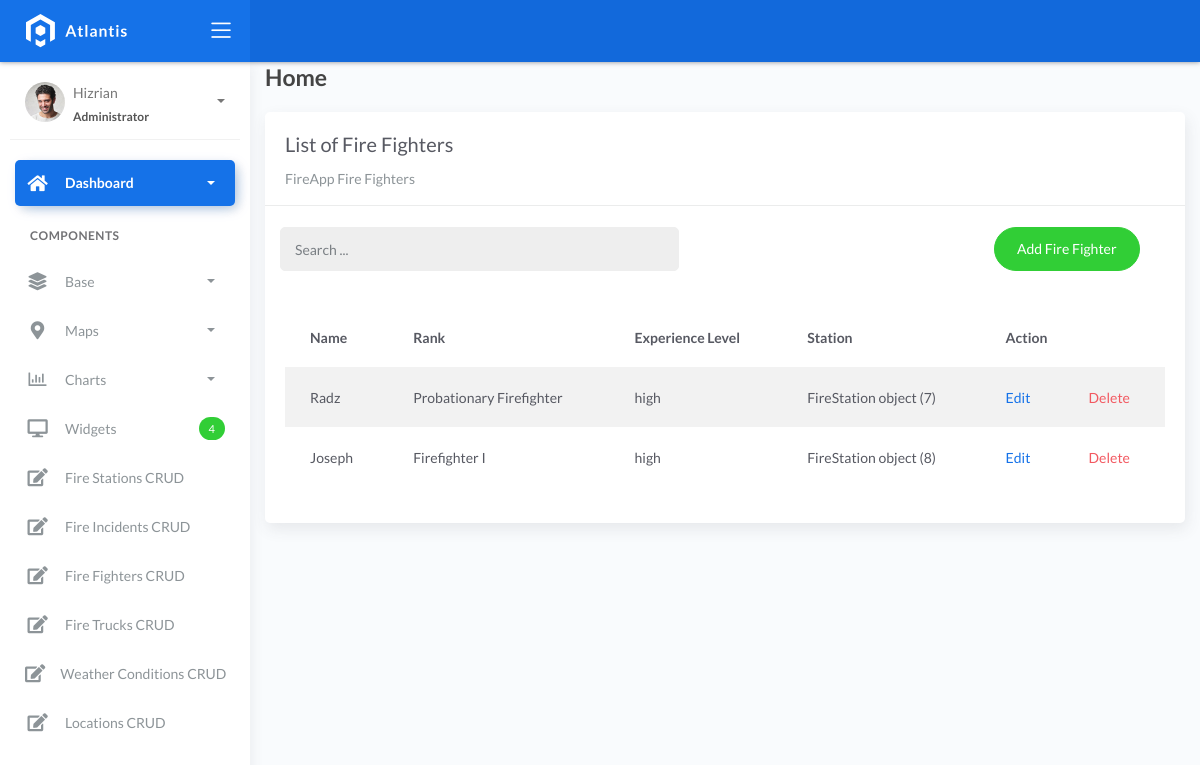
/firefighterlist, run on the app's committed database.
### fire/models.py (models this page shows)
class BaseModel(models.Model):
    created_at = models.DateTimeField(auto_now_add=True, db_index=True)
    updated_at = models.DateTimeField(auto_now=True)
    class Meta:
        abstract = True

class Firefighters(BaseModel):
    XP_CHOICES = (
        ('Probationary Firefighter', 'Probationary Firefighter'),
        ('Firefighter I', 'Firefighter I'),
        ('Firefighter II', 'Firefighter II'),
        ('Firefighter III', 'Firefighter III'),
        ('Driver', 'Driver'),
        ('Captain', 'Captain'),
        ('Battalion Chief', 'Battalion Chief'),)
    name = models.CharField(max_length=150)
    rank = models.CharField(
        max_length=45, null=True, blank=True, choices=XP_CHOICES)
    experience_level = models.CharField(max_length=150)
    station = models.ForeignKey(FireStation, on_delete=models.SET_NULL, null=True, blank=True, related_name='firefighters')

class FireStation(BaseModel):
    name = models.CharField(max_length=150)
    latitude = models.DecimalField(
        max_digits=22, decimal_places=16, null=True, blank=True)
    longitude = models.DecimalField(
        max_digits=22, decimal_places=16, null=True, blank=True)
    address = models.CharField(max_length=150)
    city = models.CharField(max_length=150)  # can be in separate table
    country = models.CharField(max_length=150)  # can be in separate table

### fire/views.py (the view)
# urls.py: path('firefighterlist', FireFighterList.as_view(), name='firefighter-list'),
class FireFighterList(ListView):
    model = Firefighters
    context_object_name = 'firefighters'
    template_name = "listfighter.html"
    paginate_by = 5
    def get_queryset(self, *args, **kwargs):
        qs = super(FireFighterList, self).get_queryset(*args, **kwargs)
        if self.request.GET.get("q") != None:
            query = self.request.GET.get('q')
            qs = qs.filter(Q(name__icontains=query) |
            Q(rank__icontains=query) | Q(experience_level__icontains=query) | Q(station__icontains=query))
        return qs

### templates/listfighter.html (shortened to what this page needs)
{% extends 'base.html' %} {% load static %} {% block content %}
<div class="content">
    <div class="container-fluid">
        <h4 class="page-title">Home</h4>
        <div class="row">
            <div class="col-md-12">
                <div class="card">
                    <div class="card-header">
                        <div class="card-title">List of Fire Fighters</div>
                        <div class="card-category">FireApp Fire Fighters</div>
                    </div>
                    <br>
                        <div class="col-md-12 row">
                            <div class="col-md-6">
                                <form action="" class="navbar-left navbar-form nav-search mr-md-3" action="{% url 'firefighter-list' %}">
                                    <div class="input-group">
                                        <input type="text" placeholder="Search ..." class="form-control" name="q">
                                        <div class="input-group-append">
                                        <span class="input-group-text">
                                        </span>
                                        </div>
                                    </div>
                                </form>
                            </div>
                            <div class="col-md-6">
                                <div class="pull-right">
                                    <a href="{% url 'firefighter-add' %}" class="btn btn-success btn-rounded">Add Fire Fighter</a>
                                </div>
                            </div>
                        </div>
                    <div class="card-body">
                        <table class="table table-striped mt-3">
                            <thead>
                                <tr>
                                    <th scope="col">Name</th>
                                    <th scope="col">Rank</th>
                                    <th scope="col">Experience Level</th>
                                    <th scope="col">Station</th>
                                    <th scope="col" colspan="2">Action</th>
                                </tr>
                            </thead>
                            <tbody>
                                {% for object in object_list %}
                                <tr>
                                    <td>{{ object.name }}</td>
                                    <td>{{ object.rank }}</td>
                                    <td>{{ object.experience_level }}</td>
                                    <td>{{ object.station }}</td>
                                    <td><a href="firefighterlist/{{ object.id }}">Edit</a></td>
                                    <td><a href="firefighterlist/{{ object.id }}/delete" class="text-danger">Delete</a></td>
                                </tr>
                                {% empty %}
                                <tr>
                                    <td colspan="4" style="text-align: center">
                                    <p class="text-sm font-weight-bold mb-0">No Records Found</p>
                                    </td>
                                </tr>
                                {% endfor %}
                            </tbody>
                        </table>
                    </div>
                </div>
            </div>
        </div>
    </div>
</div>
{% endblock %}

### data on the page
Firefighters: name "Radz", rank "Probationary Firefighter", experience_level "high", station "FireStation object (7)"
Firefighters: name "Joseph", rank "Firefighter I", experience_level "high", station "FireStation object (8)"
